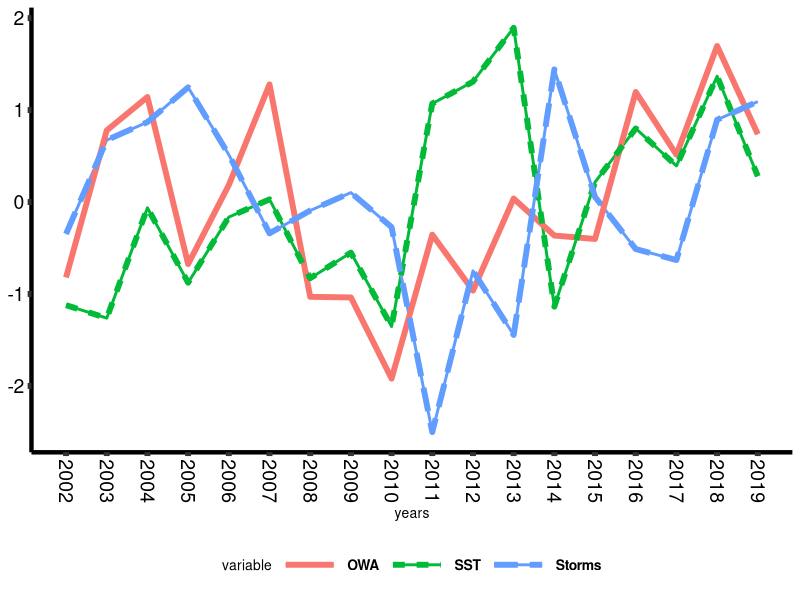

Generate this figure with R: (Note: this script raises an error after producing the figure.)
# This script will explore potential relationships between 
# September Sea Surface Temperature, storminess, Atlantic inflow current 
# speed and Biomass in the Barents Sea between 2002 and 2019
# An attempt will be made to determine whether relationships exhibit
# temporal autocorrelation. 

setwd('D:/Documents/Github/OCCCI')
# You may store your dataset in a different directory; adjust accordingly

dataset<-read.csv('SST_and_storms.csv')
dataset<-dataset[,-1]
# The dataset has been loaded


years<-c(2002:2019)
lat_steps<-seq(70,85,1)
lon_steps<-seq(0,60,1)
# House keeping



owa_ts<-c(212958, 264221, 275861, 217604, 245166, 280260, 206171, 205956, 177643, 227852,
 208346, 240441, 227544, 226351, 277610, 255744, 293658, 262918)
# 'Open Water Area', proxied by the number of unique latitude-longitude combinations observed by remote-sensing ocean-colour 
# satellites each September (a measure of open water area)
# Ocean-colour data available at https://www.oceancolour.org/thredds/catalog-cci.html


deg2rad <- function(deg) {(deg * pi) / (180)}
# We need this to compute weights of pixels as function of latitude

sst_ts<-list()
for(j in years){
	sst_ts[[j]]<-weighted.mean(dataset$sst[which(dataset$years==j)],na.rm=T,
	weights= cos(deg2rad(dataset$lat[which(dataset$years==j)])) )
}
sst_ts<-unlist(sst_ts)
# Sea Surface Temperature series, September 2002-2019, in degrees C


wind_ts<-list()
for(j in years){
	wind_ts[[j]]<-weighted.mean(dataset$storminess[which(dataset$years==j)],na.rm=T,
	weights= cos(deg2rad(dataset$lat[which(dataset$years==j)])) )
}
wind_ts<-unlist(wind_ts)
# Frequency of stormy days (winds over 10 metres per second), September 2002-2019


library(nlme) # We need this package to perform generalised least squares fits
# if you do not have it run 'install.packages('nlme')'

linedata<-as.data.frame(cbind(years,(owa_ts-mean(owa_ts))/sd(owa_ts),
(sst_ts-mean(sst_ts))/sd(sst_ts),(wind_ts-mean(wind_ts))/sd(wind_ts)))
colnames(linedata)[2:4]<-c('OWA','SST','Storms')
# Let's organise the data

library(reshape2) # we need this to rearrange dataframes
# if you do not have it run 'install.packages('reshape2')'
long_line_data<-melt(linedata,id='years') # rearrange data

library(ggplot2) # plotting package
# if you do not have this package run 'install.packages('ggplot2')'
ggplot(data=long_line_data)+
geom_line(aes(x=years,y=value,colour=variable),lwd=1)+
geom_line(aes(x=years,y=value,colour=variable,linetype=variable),lwd=2)+
theme(axis.line=element_line(size=3/2),
      axis.text.x=element_text(size=14,colour='black',angle=-90,vjust=0.5,hjust=1),
      axis.text.y=element_text(size=14,colour='black'),
      axis.ticks=element_line(size=2),
      axis.title.x=element_text(size=10,colour='black'),
      axis.title.y=element_blank(),
      legend.position="bottom",
legend.title=element_text(size=10),
legend.text=element_text(size=10,colour=c('black'),face='bold'),
legend.key.width = unit(3, "line"),
legend.key.height = unit(2, "line"),
      panel.background=element_blank(),
      panel.border=element_blank(),
      panel.grid.major=element_blank(),
      panel.grid.minor=element_blank(),
      plot.background=element_blank())+
  scale_x_continuous("years", labels = as.character(years), breaks = years)
# Visualise the trends in the time series
# Perhaps there are relationships between some of these variables
# Sometimes peaks and troughs in one series may appear to lag another
# so perhaps there is also temporal autocorrelation




# Let's perform geographically resolved regressions. 

# This will be a store for the results 
trends<-cbind(expand.grid(lat_steps,lon_steps),NA)
trends<-as.data.frame(trends)
trends<-cbind(trends,rep(NA,dim(trends)[1]))
trends<-cbind(trends,rep(NA,dim(trends)[1]))
colnames(trends)<-c('lat','lon','trends','odds','auto')


for(a in 1:(length(lat_steps)-1)){ # for each latitude step
	for(b in 1:(length(lon_steps)-1)){ # for each longitude step 
		temp<-dataset[which(dataset$lat==lat_steps[a] & dataset$lon==lon_steps[b]),]$sst # compute the sst time series 
		wind<-dataset[which(dataset$lat==lat_steps[a] & dataset$lon==lon_steps[b]),]$storminess # compute the sotrminess time series 
			if( length(which(is.na(temp)==F))>3 & sd(temp,na.rm=T)>0 & length(which(is.na(wind)==F))>3 & sd(wind,na.rm=T)>0){ 
			# check there are sufficient measurements
			chosen_row<-which(trends$lat==lat_steps[a] & trends$lon==lon_steps[b])
			df1<-as.data.frame(cbind(temp,wind,years))
			df1<-df1[complete.cases(df1),]
			mod1<-gls( temp ~ wind,data=df1)
			 # Make a standard gls model 
			tryCatch( mod2<-gls( temp ~ wind  ,correlation=corAR1(form=~years),data= df1) ,error=function(e) print('test') )
			 # Make an autcorrelated model with lag-1 autocorrelation; if there is an error print 'test'
			pval<-1
			if(exists('mod2')){
					pval<-anova(mod1,mod2)$p[2] # Compare standard and autcorrelated models
			} 

			if(pval <0.05){ # If the autocorrelated model is preferred 
					trends[chosen_row,3]<-summary(mod2)$t[2,1]
					trends[chosen_row,4]<-summary(mod2)$t[2,4]
					trends[chosen_row,5]<-2
					rm('mod2')	
				
			} else {
				trends[chosen_row,3]<-summary(mod1)$t[2,1]
				trends[chosen_row,4]<-summary(mod1)$t[2,4]
				trends[chosen_row,5]<-1
				if(exists('mod2')){
					rm(mod2)
				}
				
			}
		
			
			}
	}
	print(a) # update me on progress; how many of the 15 latitude steps are complete?
}

point_shape<-trends[which(trends$odds<=0.05),5] # Are standard or autcorrelated models preferred? 

library(ggplot2)
df<-as.data.frame(trends)
ggplot()+
geom_tile(data=df,aes(x=lon,y=lat,fill=trends))+
scale_fill_gradient2(high='red',low='blue',mid='white',na.value='white')+
geom_point(data=df[which(trends$odds<=0.05),],aes(x=lon,y=lat),shape=point_shape)
# Circles indicate a standard fit is preferred
# Triangles indicate an autocorrelated fir is preferred
# we can see that SST is modified by wind in different ways in different regions of the Barents Sea
# In the Northern Barents Sea Atlantic waters are overlain by a lid of Polar waters, therefore mixing 
# increases SST.
# In the Southern Barents Sea, the warmest waters are at the top of the water column, so mixing 
# causes cooling of SST. 
# The relationships uncovered indicate that models incorporating autocorrelation tend not to be preferred

fit1<-gls(sst_ts ~ wind_ts)
fit2<-gls(sst_ts ~ wind_ts, corr=corAR1(form=~years))
anova(fit1,fit2)
# An autocorrelated fit does not appear to be preferred
# but the p-value is very close to 0.05 
 


# Let's now investigate any relationship between sst and open water area

trends<-cbind(expand.grid(lat_steps,lon_steps),NA)
trends<-as.data.frame(trends)
trends<-cbind(trends,rep(NA,dim(trends)[1]))
trends<-cbind(trends,rep(NA,dim(trends)[1]))
colnames(trends)<-c('lat','lon','trends','odds','auto')

# as before, but with different variables; I will therefore refrain from commenting
for(a in 1:(length(lat_steps)-1)){
	for(b in 1:(length(lon_steps)-1)){
		temp<-dataset[which(dataset$lat==lat_steps[a] & dataset$lon==lon_steps[b]),]$sst	
			if( length(which(is.na(temp)==F))>3 & sd(temp,na.rm=T)>0 & length(which(is.na(owa_ts)==F))>3 & sd(owa_ts,na.rm=T)>0){
			chosen_row<-which(trends$lat==lat_steps[a] & trends$lon==lon_steps[b])
			df1<-as.data.frame(cbind(owa_ts,temp,years))
			df1<-df1[complete.cases(df1),]
			mod1<-gls( temp~owa_ts ,data=df1)
			tryCatch( mod2<-gls( temp~owa_ts  ,correlation=corAR1(form=~years),data= df1) ,error=function(e) print('test') )
			pval<-1
			if(exists('mod2')){
					pval<-anova(mod1,mod2)$p[2]
			} 

			if(pval <0.05){
					trends[chosen_row,3]<-summary(mod2)$t[2,1]
					trends[chosen_row,4]<-summary(mod2)$t[2,4]
					trends[chosen_row,5]<-2
					rm('mod2')	
				
			} else {
				trends[chosen_row,3]<-summary(mod1)$t[2,1]
				trends[chosen_row,4]<-summary(mod1)$t[2,4]
				trends[chosen_row,5]<-1
				if(exists('mod2')){
					rm(mod2)
				}
				
			}
		
			
			}
	}
	print(a)
}

point_shape<-trends[which(trends$odds<=0.05),5]

library(ggplot2)
df<-as.data.frame(trends)
ggplot()+
geom_tile(data=df,aes(x=lon,y=lat,fill=trends))+
scale_fill_gradient2(high='red',low='blue',mid='white',na.value='white')+
geom_point(data=df[which(trends$odds<=0.05),],aes(x=lon,y=lat),shape=point_shape)
# It looks like there is a relationship between September SST and open water area
# It appears a significant number of grid-cells prefer autocorrelated models. 
# SST and OWA in the Southeast Barents Sea in particular, appear to be associated

fit1<-gls(sst_ts ~ owa_ts)
fit2<-gls(sst_ts ~ owa_ts, corr=corAR1(form=~years))
anova(fit1,fit2)
# An autocorrelated model is preferred for the average pattern across the Barents Sea
# this suggests that there is some kind of inter-annual persistence of periodicity 
# that underlies the relationship between open water area and sea surface temperature



# Let us now explore the relationship between wind and open water area
trends<-cbind(expand.grid(lat_steps,lon_steps),NA)
trends<-as.data.frame(trends)
trends<-cbind(trends,rep(NA,dim(trends)[1]))
trends<-cbind(trends,rep(NA,dim(trends)[1]))
colnames(trends)<-c('lat','lon','trends','odds','auto')



for(a in 1:(length(lat_steps)-1)){
	for(b in 1:(length(lon_steps)-1)){
		wind<-dataset[which(dataset$lat==lat_steps[a] & dataset$lon==lon_steps[b]),]$storminess
			if( length(which(is.na(wind)==F))>3 & sd(wind,na.rm=T)>0 & length(which(is.na(owa_ts)==F))>3 & sd(owa_ts,na.rm=T)>0){
			chosen_row<-which(trends$lat==lat_steps[a] & trends$lon==lon_steps[b])
			df1<-as.data.frame(cbind(wind,owa_ts,years))
			df1<-df1[complete.cases(df1),]
			mod1<-gls(  wind ~ owa_ts  ,data=df1)
			tryCatch( mod2<-gls( wind ~ owa_ts  ,correlation=corAR1(form=~years),data= df1) ,error=function(e) print('test') )
			pval<-1
			if(exists('mod2')){
					pval<-anova(mod1,mod2)$p[2]
			} 

			if(pval <0.05){
					trends[chosen_row,3]<-summary(mod2)$t[2,1]
					trends[chosen_row,4]<-summary(mod2)$t[2,4]
					trends[chosen_row,5]<-2
					rm('mod2')	
				
			} else {
				trends[chosen_row,3]<-summary(mod1)$t[2,1]
				trends[chosen_row,4]<-summary(mod1)$t[2,4]
				trends[chosen_row,5]<-1
				if(exists('mod2')){
					rm(mod2)
				}
				
			}
		
			
			}
	}
	print(a)
}

point_shape<-trends[which(trends$odds<=0.05),5]

library(ggplot2)
df<-as.data.frame(trends)
ggplot()+
geom_tile(data=df,aes(x=lon,y=lat,fill=trends))+
scale_fill_gradient2(high='red',low='blue',mid='white',na.value='white')+
geom_point(data=df[which(trends$odds<=0.05),],aes(x=lon,y=lat),shape=point_shape)
# Years with greater open water area tend to be associated with strong winds in the 
# Southwestern Barents Sea. 
# This could be consistent with greater delivery of Atlantic-derived air-masses
# or winds from the Southwest. These could reduce sea-ice extents. 

fit1<-gls(wind_ts ~ owa_ts)
fit2<-gls(wind_ts ~ owa_ts, corr=corAR1(form=~years))
anova(fit1,fit2)
# An autocorrelated fit does not appear to be preferred

owa_tsf<-owa_ts[-18]
wind_tsf<-wind_ts[-1]
yearsf<-years[-1]
# let us explore a lagged relationship of wind on open water area

trends<-cbind(expand.grid(lat_steps,lon_steps),NA)
trends<-as.data.frame(trends)
trends<-cbind(trends,rep(NA,dim(trends)[1]))
trends<-cbind(trends,rep(NA,dim(trends)[1]))
colnames(trends)<-c('lat','lon','trends','odds','auto')



for(a in 1:(length(lat_steps)-1)){
	for(b in 1:(length(lon_steps)-1)){
		wind<-dataset[which(dataset$lat==lat_steps[a] & dataset$lon==lon_steps[b]),]$storminess
		wind<-wind[-1]
			if( length(which(is.na(wind)==F))>3 & sd(wind,na.rm=T)>0 & length(which(is.na(owa_tsf)==F))>3 & sd(owa_tsf,na.rm=T)>0){
			chosen_row<-which(trends$lat==lat_steps[a] & trends$lon==lon_steps[b])
			df1<-as.data.frame(cbind(wind,owa_tsf,yearsf))
			df1<-df1[complete.cases(df1),]
			mod1<-gls(  wind ~ owa_tsf  ,data=df1)
			tryCatch( mod2<-gls( wind ~ owa_tsf  ,correlation=corAR1(form=~yearsf),data= df1) ,error=function(e) print('test') )
			pval<-1
			if(exists('mod2')){
					pval<-anova(mod1,mod2)$p[2]
			} 

			if(pval <0.05){
					trends[chosen_row,3]<-summary(mod2)$t[2,1]
					trends[chosen_row,4]<-summary(mod2)$t[2,4]
					trends[chosen_row,5]<-2
					rm('mod2')	
				
			} else {
				trends[chosen_row,3]<-summary(mod1)$t[2,1]
				trends[chosen_row,4]<-summary(mod1)$t[2,4]
				trends[chosen_row,5]<-1
				if(exists('mod2')){
					rm(mod2)
				}
				
			}
		
			
			}
	}
	print(a)
}

point_shape<-trends[which(trends$odds<=0.05),5]


library(ggplot2)
df<-as.data.frame(trends)
ggplot()+
geom_tile(data=df,aes(x=lon,y=lat,fill=trends))+
scale_fill_gradient2(high='red',low='blue',mid='white',na.value='white')+
geom_point(data=df[which(trends$odds<=0.05),],aes(x=lon,y=lat),shape=point_shape)
# Years with greater open water area appear to precede years with high winds 

fit1<-gls(wind_tsf ~ owa_tsf)
fit2<-gls(wind_tsf ~ owa_tsf, corr=corAR1(form=~yearsf))
anova(fit1,fit2)
# An autocorrelated fit does not appear to be preferred

